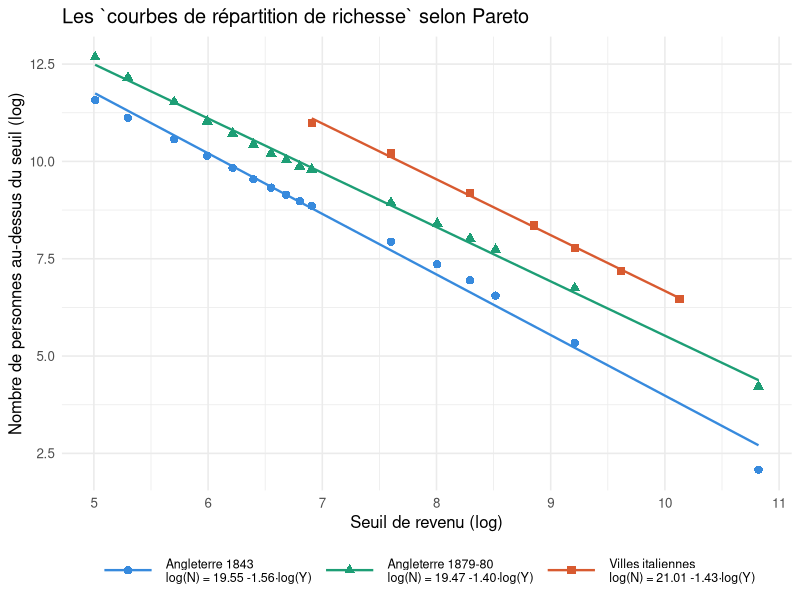
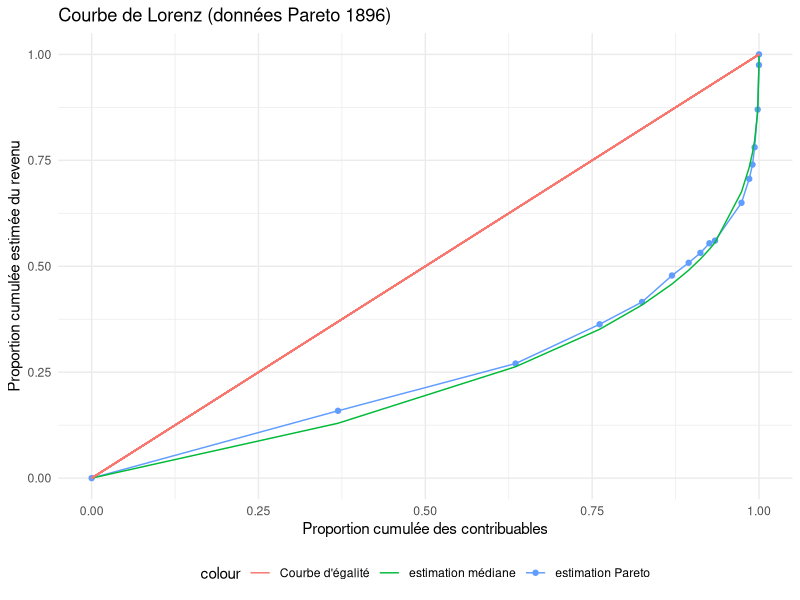
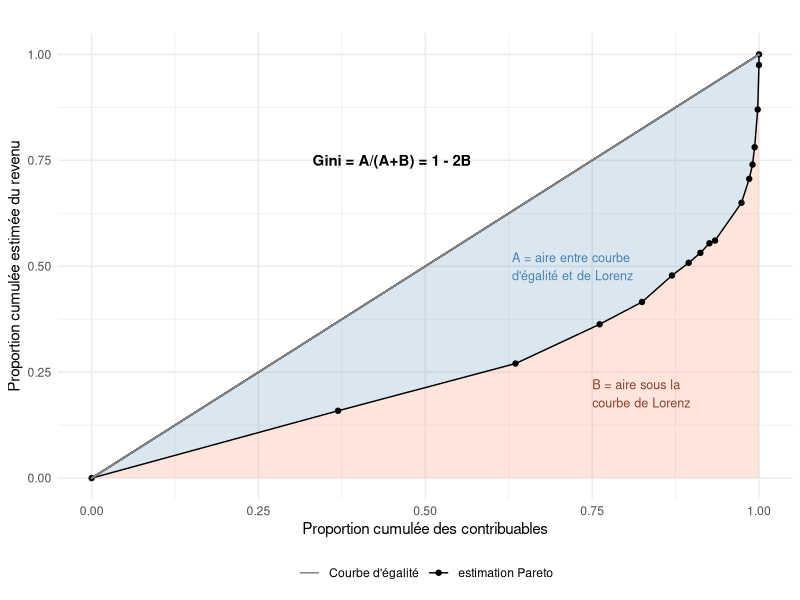
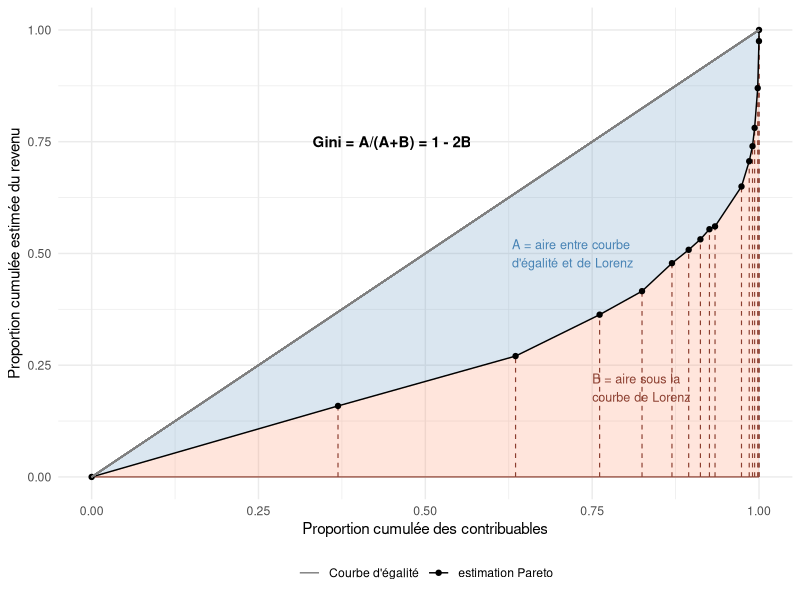
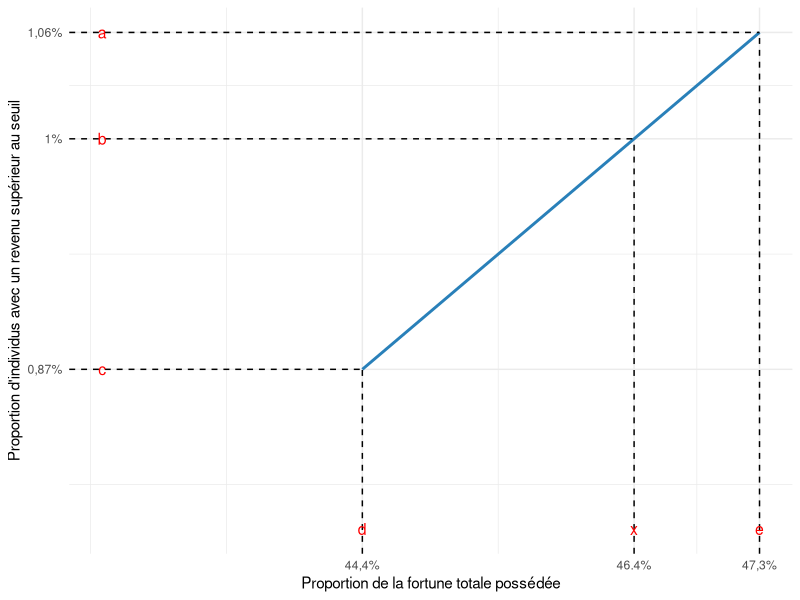
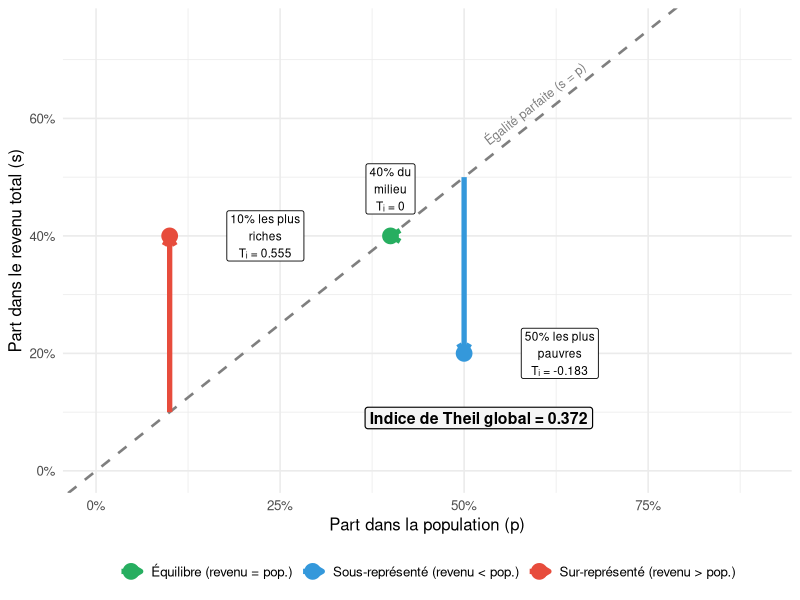
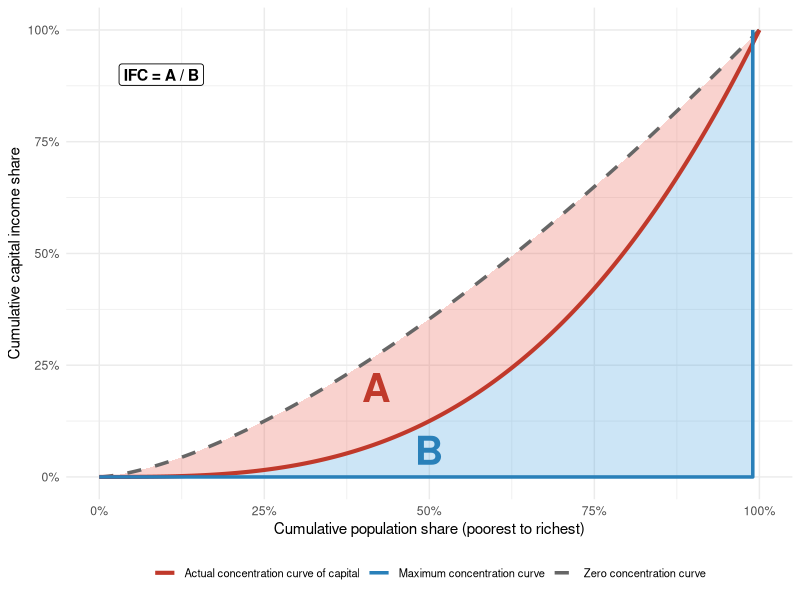
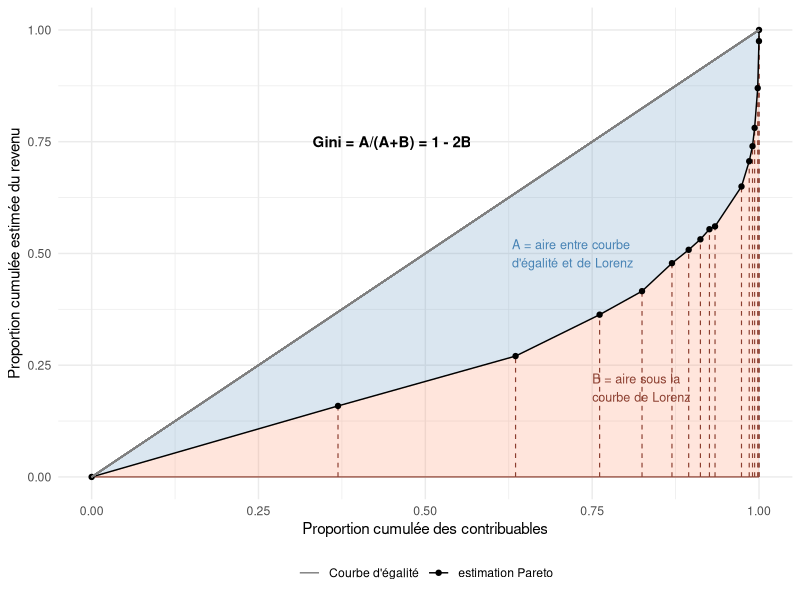

Reproduce these figures in R, in order.
## ---- chunk 1
#| echo: true
#| code-fold: true
#| code-summary: "Afficher le code"
#| output-location: column

library(tidyverse)

data_pareto_angleterre <- data.frame(
  seuil_revenu = c(150, 200, 300, 400, 500, 600, 700, 800, 900,
         1000, 2000, 3000, 4000, 5000, 10000, 50000),
  N_1843 = c(106637, 67271, 38901, 25472, 18694, 13911, 11239,
              9365, 7923, 7029, 2801, 1566, 1040, 701, 208, 8),
  N_1879_80 = c(320162, 190061, 101616, 61720, 45219, 33902, 27008,
                 22954, 19359, 17963, 7611, 4480, 3050, 2292, 853, 68)
)

data_pareto_italie <- data.frame(
  seuil_revenu = c(1000, 2000, 4000, 7000, 10000, 15000, 25000),
  N = c(59486, 26968, 9766, 4264, 2397, 1310, 645)
)

data_pareto_angleterre 

## ---- chunk 2
#| echo: true
#| code-fold: true
#| code-summary: "Afficher le code"
# Estimation des modèles
lm_1843  <- lm(log(N_1843) ~ log(seuil_revenu), data = data_pareto_angleterre)
lm_1880  <- lm(log(N_1879_80) ~ log(seuil_revenu), data = data_pareto_angleterre)
lm_italie <- lm(log(N) ~ log(seuil_revenu), data = data_pareto_italie)

# Labels avec les coefficients estimés
label_1843  <- sprintf("Angleterre 1843\nlog(N) = %.2f %+.2f·log(Y)",
                        coef(lm_1843)[1],  coef(lm_1843)[2])
label_1880  <- sprintf("Angleterre 1879-80\nlog(N) = %.2f %+.2f·log(Y)",
                        coef(lm_1880)[1],  coef(lm_1880)[2])
label_italie <- sprintf("Villes italiennes\nlog(N) = %.2f %+.2f·log(Y)",
                        coef(lm_italie)[1], coef(lm_italie)[2])

data_pareto_angleterre %>%
  ggplot(aes(x = log(seuil_revenu), y = log(N_1843))) +
  geom_point(aes(color = label_1843), shape = 16, size = 2.5) +
  geom_point(aes(y = log(N_1879_80), color = label_1880), shape = 17, size = 2.5) +
  geom_point(data = data_pareto_italie,
             aes(y = log(N), color = label_italie), shape = 15, size = 2.5) +

  geom_smooth(aes(color = label_1843),
              method = "lm", se = FALSE, linewidth = 0.8) +
  geom_smooth(aes(y = log(N_1879_80), color = label_1880),
              method = "lm", se = FALSE, linewidth = 0.8) +
  geom_smooth(data = data_pareto_italie,
              aes(y = log(N), color = label_italie),
              method = "lm", se = FALSE, linewidth = 0.8) +

  scale_color_manual(values = setNames(
    c("#378ADD", "#1D9E75", "#D85A30"),
    c(label_1843, label_1880, label_italie)
  )) +
  labs(
    x     = "Seuil de revenu (log)",
    y     = "Nombre de personnes au-dessus du seuil (log)",
    color = NULL,
    title = "Les `courbes de répartition de richesse` selon Pareto"
  ) +
  theme_minimal(base_size = 12) +
  theme(
    legend.position  = "bottom",
    legend.text      = element_text(size = 9),
    legend.key.width = unit(1.5, "cm")
  )
## ---- chunk 3

data_pareto_angleterre
## ---- chunk 4
#| echo: true
#| code-fold: true
#| code-summary: "Afficher le code"

# calcule du nombre de contribuables entre chaque tranche
data_lorenz = data_pareto_angleterre %>% 
  mutate(
    freq_N_1843 = N_1843 - lead(N_1843),
    freq_N_1879_80 = N_1879_80 - lead(N_1879_80)
  )

# Comme lead() retourne un NA pour les dernières valeurs, il faut la calculer manuellement et l'ajouter

data_lorenz$freq_N_1843[16] = 8
data_lorenz$freq_N_1879_80[16] = 785

# Calcul des proportions cumulées des contribuables

data_lorenz = data_lorenz %>% 
  mutate(
    cumsumprop_n_1843 = cumsum(freq_N_1843/sum(freq_N_1843)),
     cumsumprop_n_1879 = cumsum(freq_N_1879_80/sum(freq_N_1879_80))
  )


data_lorenz %>% 
  select(seuil_revenu, N_1843) 

## ---- chunk 5
#| echo: true
alpha <- 1.56
k <- alpha / (alpha - 1)

data_lorenz <- data_lorenz %>%
  mutate(
    revenu_moyen_pareto = if_else(
      is.na(lead(seuil_revenu)),
      k * seuil_revenu,  # dernière tranche : E[X | X > x_last]
      k * (seuil_revenu * N_1843 - lead(seuil_revenu) *  lead(N_1843)) / (N_1843 - replace_na(lead(N_1843), 0))
    ),
    
    revenu_total_pareto = revenu_moyen_pareto*freq_N_1843,
    
    revenu_moyen_mediane = if_else(
      is.na(lead(seuil_revenu)),
      k * seuil_revenu, # dernière tranche : Pareto
      (seuil_revenu + lead(seuil_revenu)) / 2
    ),
    
    revenu_total_mediane = revenu_moyen_mediane*freq_N_1843,
    
    cumsumprop_revenu_pareto = cumsum(revenu_total_pareto/sum(revenu_total_pareto)),
    cumsumprop_revenu_mediane = cumsum(revenu_total_mediane/sum(revenu_total_mediane))
    
  )
## ---- chunk 6
#| echo: true
#| code-fold: true
#| code-summary: "Afficher le code"

data_lorenz %>% 
  select(cumsumprop_n_1843, cumsumprop_revenu_pareto) %>% 
  rename("proportion cumulée des contribuables" = cumsumprop_n_1843,
         "proportion cumulée du revenu" = cumsumprop_revenu_pareto)
## ---- chunk 7
#| echo: true
#| code-fold: true
#| code-summary: "Afficher le code"

plot_lorenz <- 
data_lorenz %>% 
  add_row(cumsumprop_n_1843 = 0, cumsumprop_revenu_pareto = 0, cumsumprop_revenu_mediane = 0, .before = 1) %>% 
  ggplot(aes(x = cumsumprop_n_1843, y = cumsumprop_revenu_pareto, color = "estimation Pareto"))+
  geom_point()+
  geom_line()+
  geom_line(aes(x = cumsumprop_n_1843, y = cumsumprop_revenu_mediane, color = "estimation médiane"))+
  geom_segment(aes(x = 0, y = 0, xend = 1, yend = 1, colour = "Courbe d'égalité"))+
  theme_minimal()+
  labs(title = "Courbe de Lorenz (données Pareto 1896)",
       x = "Proportion cumulée des contribuables",
       y = "Proportion cumulée estimée du revenu")+
  theme(legend.position = "bottom")

plot_lorenz
## ---- chunk 8
#| echo: true
#| code-fold: true
#| code-summary: "Afficher le code"


plot_lorenz_B <- 
data_lorenz %>% 
  add_row(cumsumprop_n_1843 = 0, cumsumprop_revenu_pareto = 0, cumsumprop_revenu_mediane = 0, .before = 1) %>% 
  ggplot(aes(x = cumsumprop_n_1843, y = cumsumprop_revenu_pareto, color = "estimation Pareto")) +
  geom_ribbon(aes(ymin = 0, ymax = cumsumprop_revenu_pareto),
              fill = "coral", alpha = 0.2, color = NA) +
geom_ribbon(aes(ymin = cumsumprop_revenu_pareto, ymax = cumsumprop_n_1843),
            fill = "steelblue", alpha = 0.2, color = NA) +
  geom_line() +
  geom_point() +
  geom_segment(aes(x = 0, y = 0, xend = 1, yend = 1, colour = "Courbe d'égalité")) +
  annotate("text", x = 0.75, y = 0.2,
           label = "B = aire sous la\ncourbe de Lorenz",
           size = 3.2, color = "coral4", hjust = 0) +
  annotate("text", x = 0.45, y = 0.75,
           label = "Gini = A/(A+B) = 1 - 2B",
           size = 3.8, fontface = "bold", color = "black") +
    annotate("text", x = 0.63, y = 0.50,
           label = "A = aire entre courbe \nd'égalité et de Lorenz",
           size = 3.2, color = "steelblue", hjust = 0)+
  scale_color_manual(values = c("estimation Pareto" = "black", "Courbe d'égalité" = "grey50")) +
  scale_x_continuous(limits = c(0, 1)) +
  scale_y_continuous(limits = c(0, 1)) +
  theme_minimal() +
  labs(title = "",
       x = "Proportion cumulée des contribuables",
       y = "Proportion cumulée estimée du revenu",
       color = NULL) +
  theme(legend.position = "bottom")

plot_lorenz_B
## ---- chunk 9
plot_lorenz_B <- 
data_lorenz %>% 
  add_row(cumsumprop_n_1843 = 0, cumsumprop_revenu_pareto = 0, cumsumprop_revenu_mediane = 0, .before = 1) %>% 
  ggplot(aes(x = cumsumprop_n_1843, y = cumsumprop_revenu_pareto, color = "estimation Pareto")) +
  geom_ribbon(aes(ymin = 0, ymax = cumsumprop_revenu_pareto),
              fill = "coral", alpha = 0.2, color = NA) +
  geom_ribbon(aes(ymin = cumsumprop_revenu_pareto, ymax = cumsumprop_n_1843),
              fill = "steelblue", alpha = 0.2, color = NA) +
  geom_segment(aes(xend = cumsumprop_n_1843, y = 0, yend = cumsumprop_revenu_pareto),
               linetype = "dashed", color = "coral4", linewidth = 0.4) +
  geom_segment(aes(x = cumsumprop_n_1843, y = 0,
                   xend = lead(cumsumprop_n_1843), yend = 0),
               color = "coral4", linewidth = 0.4, na.rm = TRUE) +
  geom_line() +
  geom_point() +
  geom_segment(aes(x = 0, y = 0, xend = 1, yend = 1, colour = "Courbe d'égalité")) +
  annotate("text", x = 0.75, y = 0.2,
           label = "B = aire sous la\ncourbe de Lorenz",
           size = 3.2, color = "coral4", hjust = 0) +
  annotate("text", x = 0.45, y = 0.75,
           label = "Gini = A/(A+B) = 1 - 2B",
           size = 3.8, fontface = "bold", color = "black") +
  annotate("text", x = 0.63, y = 0.50,
           label = "A = aire entre courbe \nd'égalité et de Lorenz",
           size = 3.2, color = "steelblue", hjust = 0) +
  scale_color_manual(values = c("estimation Pareto" = "black", "Courbe d'égalité" = "grey50")) +
  scale_x_continuous(limits = c(0, 1)) +
  scale_y_continuous(limits = c(0, 1)) +
  theme_minimal() +
  labs(x = "Proportion cumulée des contribuables",
       y = "Proportion cumulée estimée du revenu",
       color = NULL) +
  theme(legend.position = "bottom")

plot_lorenz_B

ggsave("gini_calcul_trapeze.svg", plot_lorenz_B)
## ---- chunk 10
#| echo: true

gini <- data_lorenz %>%
  add_row(cumsumprop_n_1843 = 0, cumsumprop_revenu_pareto = 0, .before = 1) %>%
  summarise(
    B = sum((cumsumprop_revenu_pareto + lead(cumsumprop_revenu_pareto)) / 2 *
               (lead(cumsumprop_n_1843) - cumsumprop_n_1843), na.rm = TRUE),
    Gini = 1-2*B
  )

gini
## ---- chunk 11
#| echo: false
library(ggplot2)

a <- 1.06; b <- 1.0; c <- 0.87
d <- 44.4; e <- 47.3

x <- d + (e - d) * (b - c) / (a - c)

ggplot() +
  geom_line(aes(x = c(d, e), y = c(c, a)), color = "#2980b9", linewidth = 1) +
  geom_segment(aes(x = d, xend = d, y = -Inf, yend = c), linetype = "dashed") +
  geom_segment(aes(x = e, xend = e, y = -Inf, yend = a), linetype = "dashed") +
  geom_segment(aes(x = x, xend = x, y = -Inf, yend = b), linetype = "dashed") +
  geom_segment(aes(x = -Inf, xend = e, y = a, yend = a), linetype = "dashed") +
  geom_segment(aes(x = -Inf, xend = x, y = b, yend = b), linetype = "dashed") +
  geom_segment(aes(x = -Inf, xend = d, y = c, yend = c), linetype = "dashed") +
  annotate("text", x = 42.5, y = a, label = "a", color = "red", size = 4) +
  annotate("text", x = 42.5, y = b, label = "b", color = "red", size = 4) +
  annotate("text", x = 42.5, y = c, label = "c", color = "red", size = 4) +
  annotate("text", x = d,   y = 0.78, label = "d", color = "red", size = 4) +
  annotate("text", x = e,   y = 0.78, label = "e", color = "red", size = 4) +
  annotate("text", x = x,   y = 0.78, label = "x", color = "red", size = 4) +
  scale_x_continuous(breaks = c(d, x, e),
                     labels = c("44,4%", paste0(round(x, 1), "%"), "47,3%")) +
  scale_y_continuous(breaks = c(c, b, a),
                     labels = c("0,87%", "1%", "1,06%")) +
  labs(x = "Proportion de la fortune totale possédée", y = "Proportion d'individus avec un revenu supérieur au seuil") +
  theme_minimal(base_size = 11)

## ---- chunk 12
#| echo: false
#| fig-height: 4.2

library(tidyverse)

groupes <- tibble(
  groupe    = c("50% les plus\npauvres", "40% du\nmilieu", "10% les plus\nriches"),
  pop       = c(0.50, 0.40, 0.10),
  inc       = c(0.20, 0.40, 0.40)
) |>
  mutate(
    theil     = round(inc * log(inc / pop), 3),
    direction = case_when(
      inc > pop ~ "Sur-représenté (revenu > pop.)",
      inc < pop ~ "Sous-représenté (revenu < pop.)",
      TRUE      ~ "Équilibre (revenu = pop.)"
    )
  )

theil_global <- round(sum(groupes$theil), 3)

ggplot(groupes, aes(x = pop, y = inc)) +
  geom_abline(slope = 1, intercept = 0, linetype = "dashed",
              color = "grey50", linewidth = 0.9) +
  annotate("text", x = 0.53, y = 0.56,
           label = "Égalité parfaite (s = p)",
           color = "grey50", size = 3.2, angle = 38, hjust = 0) +
  geom_segment(aes(x = pop, xend = pop, y = pop, yend = inc, color = direction),
               linewidth = 1.8,
               arrow = arrow(length = unit(0.28, "cm"), ends = "last")) +
  geom_point(aes(color = direction), size = 5) +
  geom_label(data = \(d) filter(d, groupe != "40% du\nmilieu"),
             aes(label = paste0(groupe, "\nTᵢ = ", theil)),
             size = 3, nudge_x = 0.13, label.size = 0.3) +
  geom_label(data = \(d) filter(d, groupe == "40% du\nmilieu"),
             aes(label = paste0(groupe, "\nTᵢ = ", theil)),
             size = 3, nudge_y = 0.08, label.size = 0.3) +
  annotate("label", x = 0.52, y = 0.09,
           label = paste0("Indice de Theil global = ", theil_global),
           size = 4, fontface = "bold", fill = "#f5f5f5", label.size = 0.4) +
  scale_x_continuous(labels = scales::percent_format(),
                     limits = c(0, 0.9),
                     name = "Part dans la population (p)") +
  scale_y_continuous(labels = scales::percent_format(),
                     limits = c(0, 0.75),
                     name = "Part dans le revenu total (s)") +
  scale_color_manual(values = c(
    "Sur-représenté (revenu > pop.)"  = "#e74c3c",
    "Sous-représenté (revenu < pop.)" = "#3498db",
    "Équilibre (revenu = pop.)"       = "#27ae60"
  )) +
  labs(color = NULL) +
  theme_minimal(base_size = 12) +
  theme(legend.position = "bottom")
## ---- chunk 13
#| fig-height: 5
#| fig-width: 5

library(tidyverse)

p <- seq(0, 1, length.out = 1000)

df <- tibble(
  p       = p,
  zero    = p^1.5,
  capital = p^3,
  maximum = ifelse(p <= 0.99, 0, 1)
)

max_line <- tibble(
  p = c(0,    0.99, 0.99),
  y = c(0,    0,    1   )
)

ggplot(df, aes(x = p)) +
  geom_ribbon(aes(ymin = capital, ymax = zero),
              fill = "#e74c3c", alpha = 0.25) +
  geom_ribbon(aes(ymin = pmin(maximum, capital), ymax = capital),
              fill = "#3498db", alpha = 0.25) +
  geom_line(aes(y = zero,    color = "Zero concentration curve"),
            linewidth = 1.2, linetype = "dashed") +
  geom_line(aes(y = capital, color = "Actual concentration curve of capital"),
            linewidth = 1.4) +
  geom_line(data = max_line, aes(x = p, y = y, color = "Maximum concentration curve"),
            linewidth = 1.2) +
  annotate("text", x = 0.42, y = 0.20,
           label = "A", fontface = "bold", size = 10, color = "#c0392b") +
  annotate("text", x = 0.50, y = 0.06,
           label = "B", fontface = "bold", size = 10, color = "#2980b9") +
  annotate("label", x = 0.03, y = 0.90,
           label = "IFC = A / B",
           size = 4, fontface = "bold", hjust = 0,
           fill = "white", label.size = 0.3) +
  scale_color_manual(values = c(
    "Zero concentration curve"             = "grey40",
    "Actual concentration curve of capital" = "#c0392b",
    "Maximum concentration curve"          = "#2980b9"
  )) +
  scale_x_continuous(labels = scales::percent_format(),
                     name = "Cumulative population share (poorest to richest)") +
  scale_y_continuous(labels = scales::percent_format(),
                     name = "Cumulative capital income share") +
  labs(color = NULL) +
  theme_minimal(base_size = 11) +
  theme(legend.position = "bottom",
        legend.text = element_text(size = 8))
